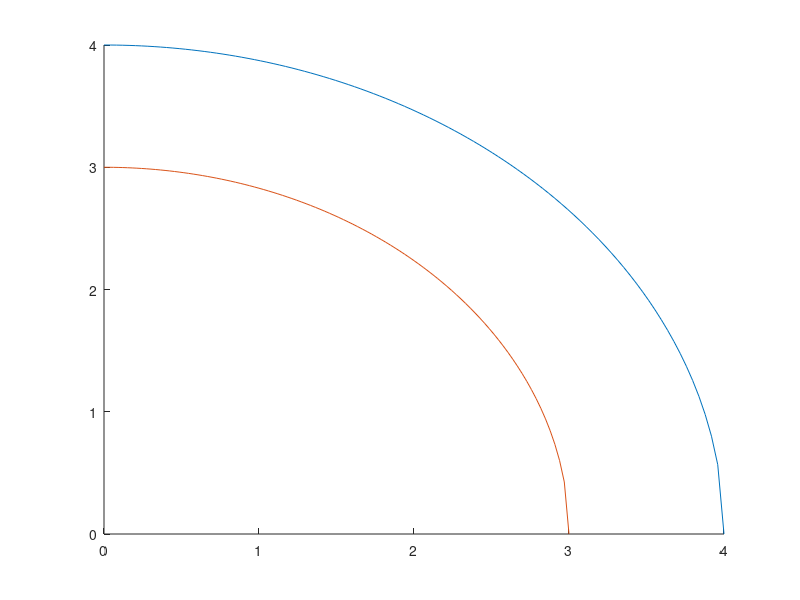

Write MATLAB code to recreate this figure. (Note: this script raises an error after producing the figure.)
os = [0,0];
r1 = 3;
r2 = 4;

zac = [3.5, 1.5];
smer = [1, 2];

hold on
kol1 = @(x) sqrt(r1.^2 - x.^2);
kol2 = @(x) sqrt(r2.^2 - x.^2);
plot(linspace(0, 4), kol2(linspace(0, 4)));
plot(linspace(0, 3), kol1(linspace(0, 3)));

p = premica(zac, smer);
plot(linspace(3,4), p(linspace(3,4)));
f = @(x) kol2(x) - p(x);
x1 = fzero(f, 3.5);
y1 = p(x1);
normala = premica([0 0], [-x1 -y1]);
plot(linspace(0, 4), normala(linspace(0,4)));
nova_smer = [smer(1)+2*((smer*[-x1 -y1]')/ ([-x1 -y1]*[-x1 -y1]'))*x1, smer(2)+2*((smer*[-x1 -y1]')/ ([-x1 -y1]*[-x1 -y1]'))*y1];
smer = nova_smer;
zac = [x1, y1];

p = premica(zac, smer);
plot(linspace(2,4), p(linspace(2,4)));
f = @(x) kol1(x) - p(x);
x1 = fzero(f, 2);
y1 = p(x1);
normala = premica([0 0], [-x1 -y1]);
plot(linspace(0, 4), normala(linspace(0,4)));
nova_smer = [smer(1)+2*((smer*[-x1 -y1]')/ ([-x1 -y1]*[-x1 -y1]'))*x1, smer(2)+2*((smer*[-x1 -y1]')/ ([-x1 -y1]*[-x1 -y1]'))*y1];
smer = nova_smer./norm(nova_smer);
zac = [x1, y1];

p = premica(zac, smer);
plot(linspace(1.5, 2.5), p(linspace(1.5, 2.5)));
f = @(x) kol2(x) - p(x);
x1 = fzero(f, 2);
y1 = p(x1);
normala = premica([0 0], [-x1 -y1]);
plot(linspace(0, 3), normala(linspace(0,3)));
nova_smer = [smer(1)+2*((smer*[-x1 -y1]')/ ([-x1 -y1]*[-x1 -y1]'))*x1, smer(2)+2*((smer*[-x1 -y1]')/ ([-x1 -y1]*[-x1 -y1]'))*y1];
smer = nova_smer/norm(nova_smer);
zac = [x1, y1];

p = premica(zac, smer);
plot(linspace(0.5,3), p(linspace(0.5,3)));
f = @(x) kol1(x) - p(x);
x1 = fzero(f, 1);
y1 = p(x1);
normala = premica([0 0], [-x1 -y1]);
plot(linspace(0, 1.5), normala(linspace(0,1.5)));
nova_smer = [smer(1)+2*((smer*[-x1 -y1]')/ ([-x1 -y1]*[-x1 -y1]'))*x1, smer(2)+2*((smer*[-x1 -y1]')/ ([-x1 -y1]*[-x1 -y1]'))*y1];
smer = nova_smer./norm(nova_smer);
zac = [x1, y1]
hold off
